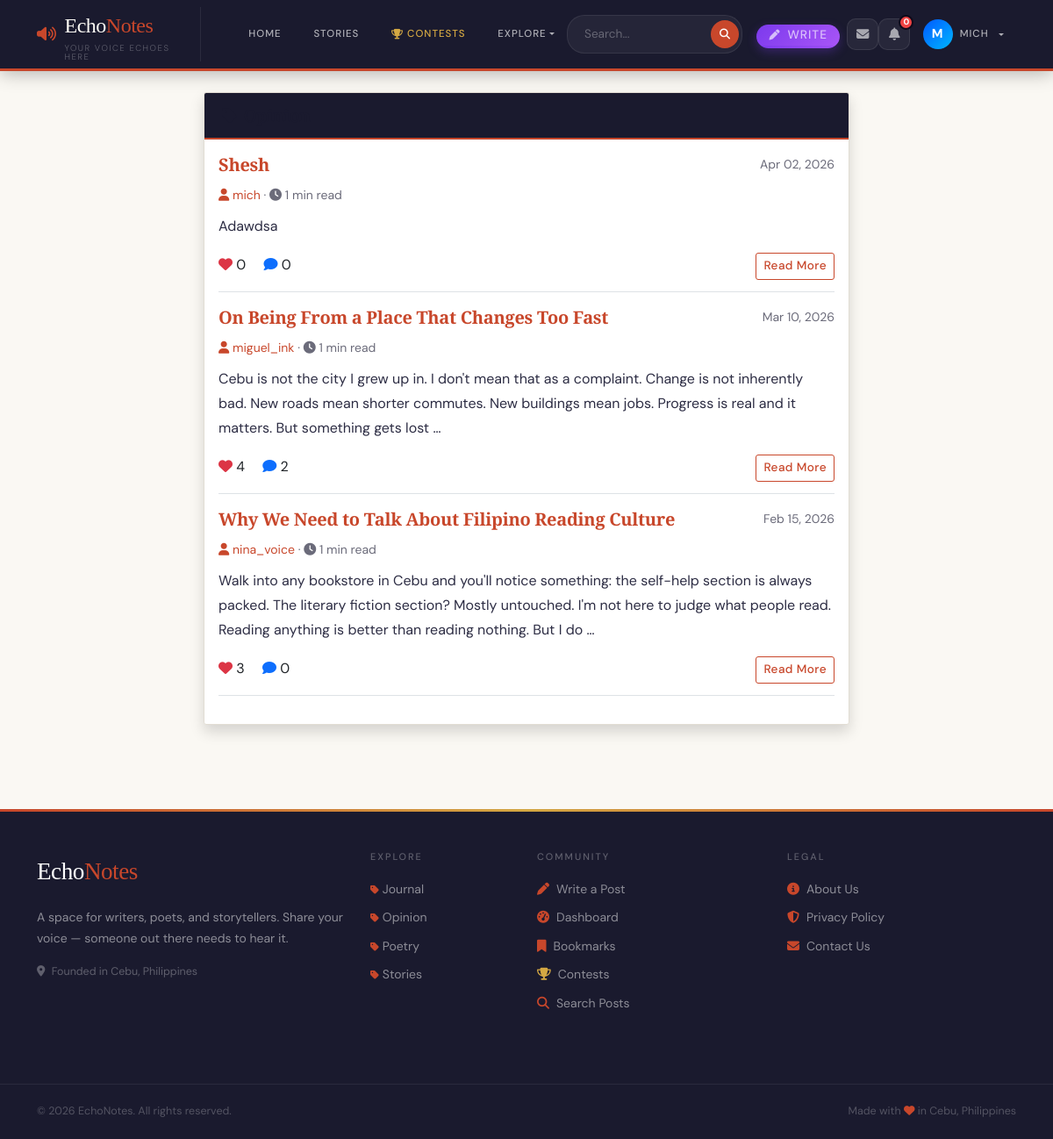
Page /category/opinion/ (signed in) on the committed database.
### blog/models.py (models this page shows, shortened)
class Post(models.Model):
    STATUS_DRAFT = 'draft'
    STATUS_PUBLISHED = 'published'
    STATUS_CHOICES = [
        (STATUS_DRAFT, 'Draft'),
        (STATUS_PUBLISHED, 'Published'),
    ]
    title = models.CharField(max_length=200)
    content = models.TextField()
    author = models.ForeignKey(User, on_delete=models.CASCADE, related_name='posts')
    category = models.ForeignKey(Category, on_delete=models.SET_NULL, null=True, blank=True, related_name='posts')
    mood = models.CharField(max_length=20, choices=MOOD_CHOICES, blank=True)
    status = models.CharField(max_length=10, choices=STATUS_CHOICES, default=STATUS_PUBLISHED)
    created_date = models.DateTimeField(default=timezone.now)
    updated_date = models.DateTimeField(auto_now=True)
    class Meta:
        ordering = ['-created_date']
    def total_likes(self):
        return self.likes.count()
    def total_comments(self):
        return self.comments.count()
    def reading_time(self):
        return max(1, math.ceil(len(self.content.split()) / 200))

class Category(models.Model):
    name = models.CharField(max_length=100, unique=True)
    slug = models.SlugField(max_length=100, unique=True)
    description = models.TextField(blank=True)
    class Meta:
        verbose_name_plural = 'Categories'
        ordering = ['name']

### blog/views.py (the view)
# urls.py: path('category/<slug:slug>/', views.category_posts, name='category-posts'),
def category_posts(request, slug):
    category = get_object_or_404(Category, slug=slug)
    posts = Paginator(
        Post.objects.filter(category=category, status='published').order_by('-created_date'), 10
    ).get_page(request.GET.get('page'))
    return render(request, 'category_posts.html', {'category': category, 'posts': posts})

### blog/context_processors.py (called while the page is built)
def categories(request):
    from .models import Category
    return {'categories': Category.objects.all()}

### blog/templates/category_posts.html (shortened to what this page needs)
{% extends 'base.html' %}
{% block content %}
<div class="container py-4">
    <div class="row">
        <div class="col-lg-8 mx-auto">
            <div class="card shadow mb-4">
                <div class="card-header bg-primary text-white">
                    <h4 class="mb-0"><i class="fas fa-tag me-2"></i>{{ category.name }}</h4>
                </div>
                <div class="card-body">
                    {% for post in posts %}
                        <div class="border-bottom mb-3 pb-3">
                            <div class="d-flex justify-content-between align-items-start">
                                <h5>
                                    <a href="{% url 'post-detail' post.pk %}" class="text-decoration-none">{{ post.title }}</a>
                                </h5>
                                <small class="text-muted">{{ post.created_date|date:"M d, Y" }}</small>
                            </div>
                            <small class="text-muted">
                                <a href="{% url 'profile-detail' post.author.username %}" class="text-decoration-none">
                                    <i class="fas fa-user"></i> {{ post.author.username }}
                                </a>
                                · <i class="fas fa-clock"></i> {{ post.reading_time }} min read
                            </small>
                            <p class="mt-2">{{ post.content|truncatewords:40 }}</p>
                            <div>
                                <span class="me-3"><i class="fas fa-heart text-danger"></i> {{ post.total_likes }}</span>
                                <span><i class="fas fa-comment text-primary"></i> {{ post.total_comments }}</span>
                                <a href="{% url 'post-detail' post.pk %}" class="btn btn-outline-primary btn-sm float-end">Read More</a>
                            </div>
                        </div>
                    {% empty %}
                        <p class="text-center text-muted py-4">No posts in this category yet.</p>
                    {% endfor %}
                </div>
            </div>
        </div>
    </div>
</div>
{% endblock %}

### blog/templates/base.html (shortened to what this page needs)
<!DOCTYPE html>
<html lang="en">
<head>
    <link href="https://cdn.jsdelivr.net/npm/bootstrap@5.3.0/dist/css/bootstrap.min.css" rel="stylesheet">
    <link rel="stylesheet" href="https://cdnjs.cloudflare.com/ajax/libs/font-awesome/6.4.0/css/all.min.css">
    {% load static %}
    <link rel="stylesheet" href="{% static 'css/style.css' %}?v=1.0.1">
<body>
<nav class="echonav navbar navbar-expand-lg">
    <div class="container">
        <a class="echo-brand" href="{% url 'landing' %}">
            <i class="fas fa-volume-up" style="color:var(--accent);font-size:1.1rem"></i>
            <div>
                Echo<span>Notes</span>
                <small>Your voice echoes here</small>
            </div>
        </a>
        <div class="collapse navbar-collapse" id="navbarNav">
            <ul class="navbar-nav me-auto mb-2 mb-lg-0 align-items-lg-center" style="gap: 0.5rem; margin-left: 1.5rem;">
                <li class="nav-item">
                    <a class="nav-link" href="{% url 'landing' %}">Home</a>
                </li>
                <li class="nav-item">
                    <a class="nav-link" href="{% url 'story-list' %}">Stories</a>
                </li>
                <li class="nav-item">
                    <a class="nav-link highlight" href="{% url 'contest-list' %}">
                        <i class="fas fa-trophy me-1" style="color:var(--gold)"></i>Contests
                    </a>
                </li>
                <li class="nav-item dropdown">
                    <a class="nav-link dropdown-toggle" href="#" id="exploreDropdown" role="button" data-bs-toggle="dropdown" aria-expanded="false">
                        Explore
                    </a>
                </li>
            </ul>
            <div class="d-flex align-items-lg-center gap-3">
                <form class="echo-search d-flex align-items-center m-0" action="{% url 'search' %}" method="GET" style="background: rgba(255,255,255,0.05); border-radius: 20px; padding: 3px; border: 1px solid rgba(255,255,255,0.08);">
                    <input type="search" name="q" placeholder="Search..." required class="border-0 bg-transparent text-white px-3" style="outline: none; font-size: 0.85rem; width: 160px;">
                    <button type="submit" class="border-0 rounded-circle d-flex justify-content-center align-items-center" style="background: var(--accent); width: 32px; height: 32px; color: white;"><i class="fas fa-search" style="font-size: 0.75rem;"></i></button>
                </form>
                <ul class="navbar-nav align-items-lg-center m-0">
                    {% if user.is_authenticated %}
                        <li class="nav-item me-2 d-none d-lg-block">
                            <a class="nav-link py-1 px-3 text-white" href="{% url 'create-post' %}" style="background: linear-gradient(135deg, #7c3aed, #a855f7); border-radius: 20px; font-size: 0.85rem; font-weight: 500; display: inline-flex; align-items: center; box-shadow: 0 4px 12px rgba(124,58,237,0.3);">
                                <i class="fas fa-pen me-2" style="font-size: 0.75rem;"></i> Write
                            </a>
                        </li>
                        {% if user.is_authenticated %}
                        <li class="nav-item">
                          <a href="{% url 'inbox' %}" class="notif-icon-btn" title="Messages" style="text-decoration:none">
                            <i class="fas fa-envelope"></i>
                          </a>
                        </li>
                        <li class="nav-item" style="position:relative">
                          <button id="notif-bell-btn" class="notif-icon-btn" title="Notifications">
                            <i class="fas fa-bell"></i>
                            <span id="notif-badge" class="notif-badge" style="display:none">0</span>
                          </button>
                        </li>
                        {% endif %}
                        <li class="nav-item dropdown">
                            <a class="nav-link dropdown-toggle d-flex align-items-center gap-2" href="#" id="profileDropdown" role="button" data-bs-toggle="dropdown" aria-expanded="false" style="padding: 0.2rem 1rem;">
                                <div class="rounded-circle d-flex justify-content-center align-items-center" style="width: 34px; height: 34px; background: linear-gradient(135deg,rgb(0, 89, 255),rgb(0, 183, 255)); color: white; font-weight: bold; font-size: 0.9rem;">
                                    {{ user.username|make_list|first|upper }}
                                </div>
                                <span class="d-none d-lg-block">{{ user.username }}</span>
                            </a>
                        </li>
                    {% endif %}
                </ul>
            </div>
        </div>
    </div>
</nav>
<main>
    {% block content %}{% endblock %}
</main>
<footer class="echo-footer mt-5">
    <div class="container py-5">
        <div class="row">
            <div class="col-lg-4 mb-4">
                <div class="echo-footer-brand mb-3">Echo<span>Notes</span></div>
                <p style="color:rgba(255,255,255,0.5);font-size:0.875rem;line-height:1.7">
                    A space for writers, poets, and storytellers.
                    Share your voice — someone out there needs to hear it.
                </p>
                <p style="color:rgba(255,255,255,0.3);font-size:0.78rem">
                    <i class="fas fa-map-marker-alt me-1"></i> Founded in Cebu, Philippines
                </p>
            </div>
            <div class="col-lg-2 col-md-4 mb-4">
    <h6>Explore</h6>
    <ul class="list-unstyled mb-0">
        {% for category in categories %}
            <li style="margin-bottom:0.5rem;">
                <a href="{% url 'category-posts' category.slug %}">
                    <i class="fas fa-tag me-1" style="font-size:0.7rem;color:var(--accent)"></i>{{ category.name }}
                </a>
            </li>
        {% empty %}
            <li><a href="{% url 'landing' %}">All Posts</a></li>
        {% endfor %}
    </ul>
    </div>
            <div class="col-lg-3 col-md-4 mb-4">
                <h6>Community</h6>
                {% if user.is_authenticated %}
                    <a href="{% url 'create-post' %}"><i class="fas fa-pen me-2" style="color:var(--accent)"></i>Write a Post</a>
                    <a href="{% url 'dashboard' %}"><i class="fas fa-tachometer-alt me-2" style="color:var(--accent)"></i>Dashboard</a>
                    <a href="{% url 'my-bookmarks' %}"><i class="fas fa-bookmark me-2" style="color:var(--accent)"></i>Bookmarks</a>
                    <a href="{% url 'contest-list' %}"><i class="fas fa-trophy me-2" style="color:var(--gold)"></i>Contests</a>
                {% endif %}
                <a href="{% url 'search' %}?q="><i class="fas fa-search me-2" style="color:var(--accent)"></i>Search Posts</a>
            </div>
            <div class="col-lg-3 col-md-4 mb-4">
                <h6>Legal</h6>
                <a href="{% url 'about' %}"><i class="fas fa-info-circle me-2" style="color:var(--accent)"></i>About Us</a>
                <a href="{% url 'privacy-policy' %}"><i class="fas fa-shield-alt me-2" style="color:var(--accent)"></i>Privacy Policy</a>
                <a href="{% url 'contact' %}"><i class="fas fa-envelope me-2" style="color:var(--accent)"></i>Contact Us</a>
            </div>
        </div>
    </div>
    <div class="echo-footer-bottom">
        <div class="container d-flex justify-content-between flex-wrap gap-2">
            <span>© {% now "Y" %} EchoNotes. All rights reserved.</span>
            <span>Made with <i class="fas fa-heart" style="color:var(--accent)"></i> in Cebu, Philippines</span>
        </div>
    </div>
</footer>
</body>
</html>

### blog/templates/base.html (style rules this page uses)
.notif-icon-btn { width: 36px; height: 36px; border-radius: 10px; background: rgba(255,255,255,0.06); border: 1px solid rgba(255,255,255,0.09); color: rgba(255,255,255,0.6); display: flex; align-items: center; justify-content: center; font-size: 0.9rem; cursor: pointer; position: relative; transition: all 0.18s; text-decoration: none; }
.notif-badge { position: absolute; top: -5px; right: -5px; min-width: 17px; height: 17px; border-radius: 50%; background: #ef4444; color: white; font-size: 0.6rem; font-weight: 700; font-family: 'DM Sans', sans-serif; display: flex !important; align-items: center; justify-content: center; border: 2px solid #0f0a1a; padding: 0 3px; }

### rows in the picture
Post: title "Shesh", created_date "Apr 02, 2026", author.username "mich", reading_time "1", content "Adawdsa", total_likes "0", total_comments "0"
Post: title "On Being From a Place That Changes Too Fast", created_date "Mar 10, 2026", author.username "miguel_ink", reading_time "1", content "Cebu is not the city I grew up in. I don't mean that as a complaint. Change is not inherently bad. New roads mean shorter commutes. New buildings mean jobs. Progress is real and it matters. But something gets lost …", total_likes "4", total_comments "2"
Post: title "Why We Need to Talk About Filipino Reading Culture", created_date "Feb 15, 2026", author.username "nina_voice", reading_time "1", content "Walk into any bookstore in Cebu and you'll notice something: the self-help section is always packed. The literary fiction section? Mostly untouched. I'm not here to judge what people read. Reading anything is better than reading nothing. But I do …", total_likes "3", total_comments "0"
Category: name "Journal"
Category: name "Opinion"
Category: name "Poetry"
Category: name "Stories"

### other values in the picture
{{ user.username|make_list|first|upper }} "M"
{{ user.username }} "MICH"
